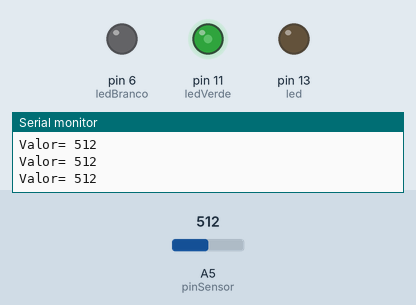
Bench run of a sketch on a simulated Arduino Uno, built with avr-gcc and run on an emulated ATmega328P. Shown: output pins drawn as LEDs (lit = HIGH), the last lines printed to the serial monitor. The test bench sets the inputs (shaded band); at power-on: A5 (pinSensor) = 512.

Above: at 1.2 s.
1.3 s: A5 (pinSensor) set to 0
At 2.4 s:
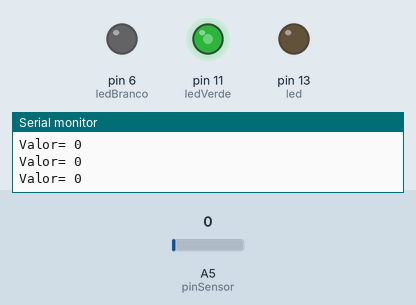
2.8 s: A5 (pinSensor) set to 306
At 3.5 s:
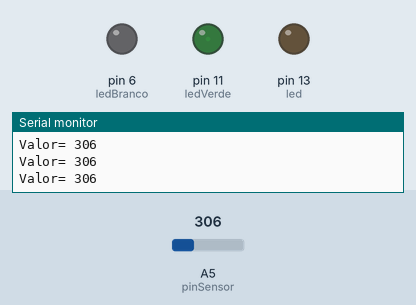
4.3 s: A5 (pinSensor) set to 900
At 4.6 s:
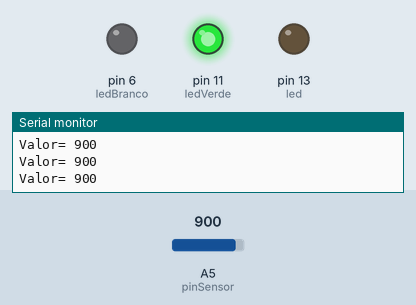
Timing chart, 0 to 7.3 s (numbered marks = the images above; inputs shaded):
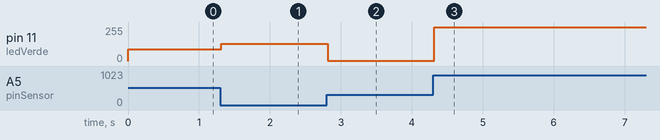

Measured:
- after the input at 1.3 s, pin 11 (ledVerde): 90/255 → 129/255 at once
- after the input at 2.8 s, pin 11 (ledVerde): 129/255 → 2/255 at once
- after the input at 4.3 s, pin 11 (ledVerde): 2/255 → 255/255 at once

The sketch:

Trocando_luminosidade.ino
```cpp
int botao = 7;
int estadoBotao = 0;
int led = 13;
int pinSensor = A5;
int luminosidade;
int ledVerde = 11;
int ledBranco = 6;
int pwm;


// the setup function runs once when you press reset or power the board
void setup() {
  // initialize digital pin LED_BUILTIN as an output.

  pinMode(botao, INPUT);
  pinMode(led, OUTPUT);
   pinMode(ledVerde, OUTPUT);
  pinMode(ledBranco, OUTPUT);
  Serial.begin(9600);

}

// the loop function runs over and over again forever
void loop() {
  luminosidade = analogRead(pinSensor);
  Serial.print("Valor= ");
  Serial.println(luminosidade);

  pwm = map(luminosidade, 300, 900, 0, 255);
  analogWrite(ledVerde, pwm);


}
```
